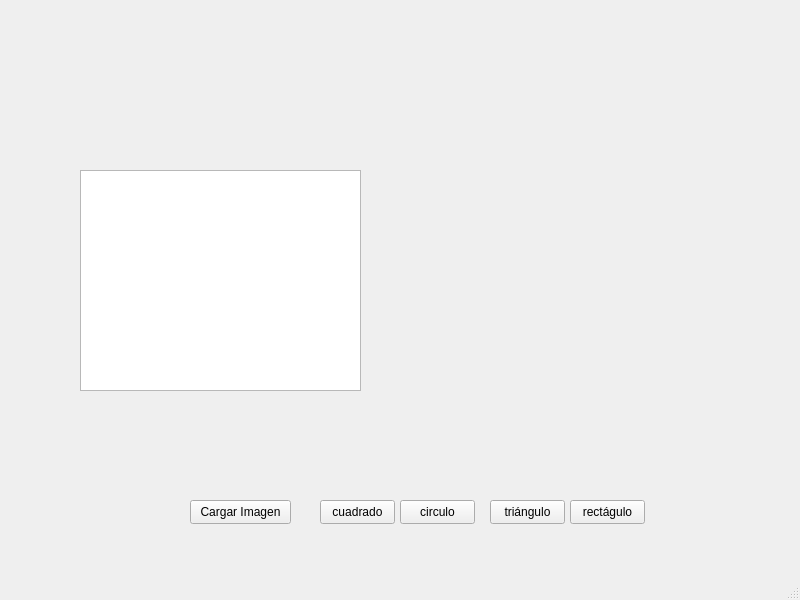
<?xml version="1.0" encoding="UTF-8"?>
<ui version="4.0">
 <class>MainWindow</class>
 <widget class="QMainWindow" name="MainWindow">
  <property name="geometry">
   <rect>
    <x>0</x>
    <y>0</y>
    <width>800</width>
    <height>600</height>
   </rect>
  </property>
  <property name="windowTitle">
   <string>MainWindow</string>
  </property>
  <widget class="QWidget" name="centralwidget">
   <widget class="QPushButton" name="loadimg">
    <property name="geometry">
     <rect>
      <x>190</x>
      <y>500</y>
      <width>101</width>
      <height>24</height>
     </rect>
    </property>
    <property name="text">
     <string>Cargar Imagen</string>
    </property>
   </widget>
   <widget class="QPushButton" name="cua">
    <property name="geometry">
     <rect>
      <x>320</x>
      <y>500</y>
      <width>75</width>
      <height>24</height>
     </rect>
    </property>
    <property name="text">
     <string>cuadrado</string>
    </property>
   </widget>
   <widget class="QPushButton" name="cir">
    <property name="geometry">
     <rect>
      <x>400</x>
      <y>500</y>
      <width>75</width>
      <height>24</height>
     </rect>
    </property>
    <property name="text">
     <string>circulo</string>
    </property>
   </widget>
   <widget class="QPushButton" name="tri">
    <property name="geometry">
     <rect>
      <x>490</x>
      <y>500</y>
      <width>75</width>
      <height>24</height>
     </rect>
    </property>
    <property name="text">
     <string>triángulo</string>
    </property>
   </widget>
   <widget class="QPushButton" name="rec">
    <property name="geometry">
     <rect>
      <x>570</x>
      <y>500</y>
      <width>75</width>
      <height>24</height>
     </rect>
    </property>
    <property name="text">
     <string>rectágulo</string>
    </property>
   </widget>
   <widget class="QPlainTextEdit" name="prg">
    <property name="geometry">
     <rect>
      <x>80</x>
      <y>170</y>
      <width>281</width>
      <height>221</height>
     </rect>
    </property>
   </widget>
  </widget>
  <widget class="QMenuBar" name="menubar">
   <property name="geometry">
    <rect>
     <x>0</x>
     <y>0</y>
     <width>800</width>
     <height>22</height>
    </rect>
   </property>
  </widget>
  <widget class="QStatusBar" name="statusbar"/>
 </widget>
 <resources/>
 <connections/>
</ui>
